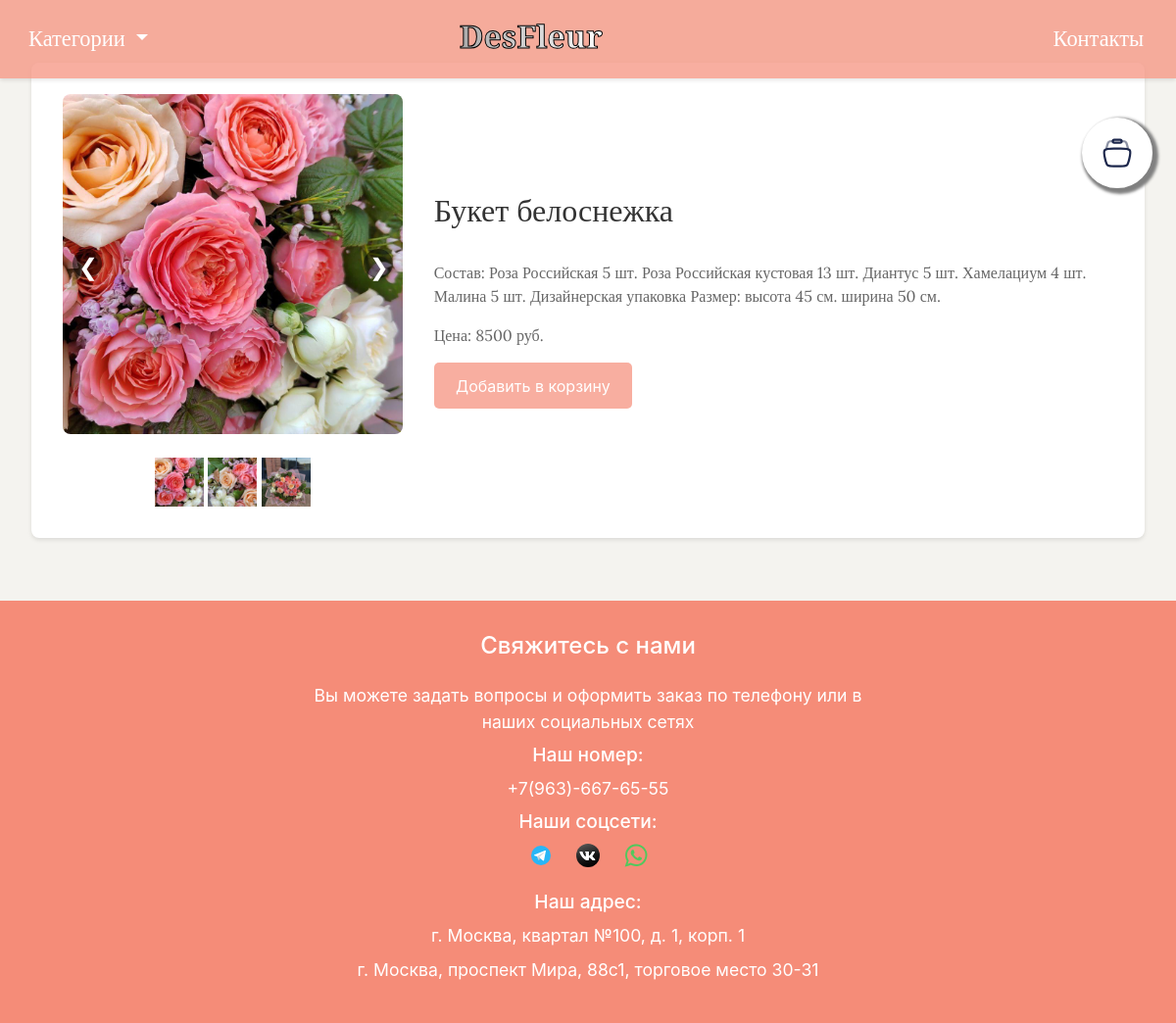
The page /flower/2 on the database as committed earlier.
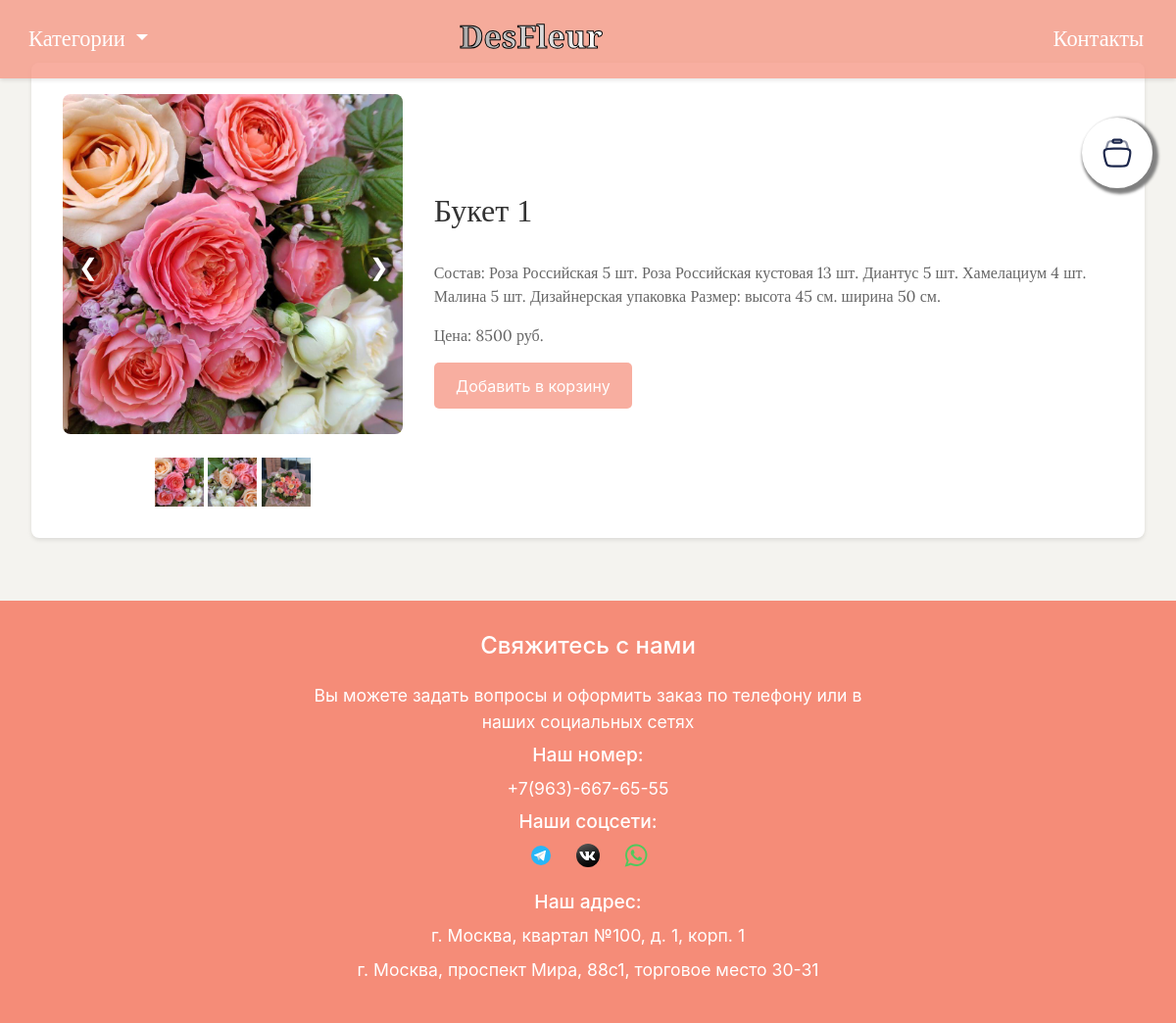
The same page on the database as committed later.
### tables this page shows
CREATE TABLE flowers (id INTEGER PRIMARY KEY AUTOINCREMENT, name TEXT NOT NULL, description TEXT, price INTEGER NOT NULL, image_paths TEXT, category TEXT NOT NULL);

### app.py (the view)
@app.route('/flower/<int:flower_id>')
def flower(flower_id):
    flower = models.get_flower(flower_id)
    image_paths = flower[4].split(',')  # Разделяем строку путей на массив
    cart_items = session.get('cart', [])
    total_price = sum(item['price'] for item in cart_items)  # Используем ключ 'price'
    return render_template('product.html', flower=flower, image_paths=image_paths, total_price=total_price)

### models.py (called while the page is built)
def get_flower(flower_id):
    conn = sqlite3.connect('flowers.db')
    c = conn.cursor()
    c.execute('SELECT * FROM flowers WHERE id = ?', (flower_id,))
    flower = c.fetchone()
    conn.close()
    return flower

### templates/product.html
{% extends 'base.html' %}
{% block content %}
    <div class="flower-details">
        <div class="flower-images-description">
            <div class="flower-images">
                <div class="main-image-container">
                    {% if flower[4] %}
                        {% set image_paths = flower[4].split(',') %}
                        <button class="thumbnail-arrow left">&#10094;</button>
                        <img id="main-image" src="../{{ image_paths[0] }}" alt="{{ flower[1] }}"
                             style="width: 100%; height: auto;">
                        <button class="thumbnail-arrow right">&#10095;</button>
                    {% else %}
                        <img src="{{ url_for('static', filename='images/placeholder.jpg') }}" alt="Placeholder">
                    {% endif %}
                </div>
                <div class="thumbnails mt-4">
                    {% if flower[4] %}
                        {% for image_path in image_paths %}
                            <img class="thumbnail" src="../{{ image_path }}" alt="{{ flower[1] }}"
                                 style="width: 50px; height: 50px; cursor: pointer;">
                        {% endfor %}
                    {% endif %}
                </div>
            </div>
            <div class="flower-info" style="background-color: white">
                <h1>{{ flower[1] }}</h1>
                <p>{{ flower[2] }}</p>
                <p>Цена: {{ flower[3] }} руб.</p>
                <a class="add-to-cart-button" href="{{ url_for('add_to_cart', flower_id=flower[0]) }}">Добавить в
                    корзину</a>
            </div>
        </div>
    </div>
{% endblock %}

Rows that differ between the two databases and show on the page:
changed flowers: name "Букет белоснежка" → "Букет 1"
